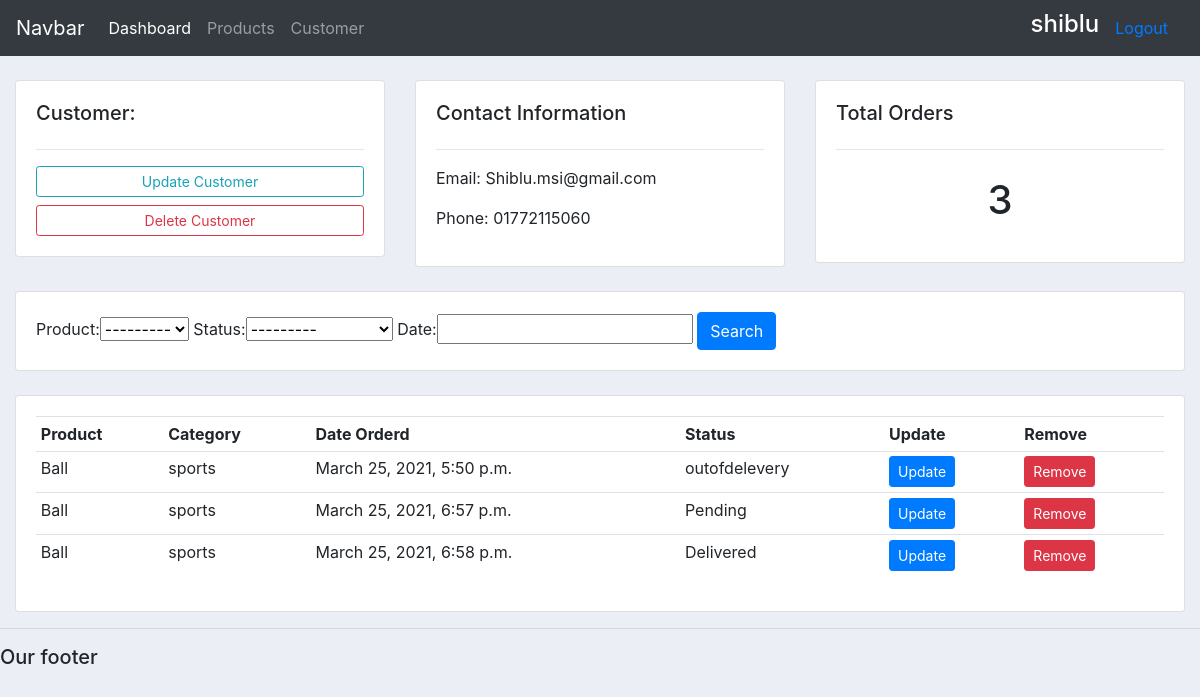
Page /customer/1 (signed in) on the committed database.
### accounts/models.py (models this page shows, shortened)
class Customer(models.Model):
    user = models.OneToOneField(User,null=True,on_delete=models.CASCADE)
    name = models.CharField(max_length=100,null=True,blank=True)
    phone = models.CharField(max_length=20,null=True,blank=True)
    email = models.CharField(max_length=50,null=True,blank=True)
    created_time = models.DateTimeField(auto_now_add=True)
    profile_pic = models.ImageField(default='download.png',null=True,blank=True)

class Order(models.Model):
    STATUS = (
        ('Pending','Pending'),
        ('outofdelevery','Out_of_Delevery'),
        ('Delivered','Delivered'),
    )
    customer = models.ForeignKey(Customer,null=True,on_delete=models.CASCADE)
    product = models.ForeignKey(Products,null=True,on_delete=models.CASCADE)
    status = models.CharField(max_length=30,null=True,choices=STATUS)
    date = models.DateTimeField(auto_now_add=True)

class Products(models.Model):
    CATEGORY = (
        ('phone','Phone'),
        ('sports','Sports'),
    )
    name = models.CharField(max_length=50,null=True,blank=True)
    price = models.FloatField(null=True)
    categori = models.CharField(max_length=20,choices=CATEGORY)
    created_time = models.DateTimeField(auto_now_add=True)
    discription = models.CharField(max_length=200,null=True)
    def __str__(self):
        return self.name

### accounts/decorator.py (the view)
		def wrapper_func(request, *args, **kwargs):
			group = None
			if request.user.groups.exists():
				group = request.user.groups.all()[0].name
			if group in allowed_roles:
				return view_func(request, *args, **kwargs)
			else:
				return HttpResponse('You are not authorized to view this page')

### accounts/decorator.py (called while the page is built)
def allowed_users(allowed_roles=[]):
	def decorator(view_func):
		def wrapper_func(request, *args, **kwargs):
			group = None
			if request.user.groups.exists():
				group = request.user.groups.all()[0].name
			if group in allowed_roles:
				return view_func(request, *args, **kwargs)
			else:
				return HttpResponse('You are not authorized to view this page')
		return wrapper_func
	return decorator

### accounts/views.py (called while the page is built)
@login_required(login_url='login')
@allowed_users(allowed_roles=['admin'])
def customer(request,pk):
    customer = Customer.objects.get(id=pk)
    order= customer.order_set.all()
    total_order = order.count()
    search_filter = formFilters(request.GET,queryset=order)
    order = search_filter.qs
    context = {
        'customer': customer,
        'total_order': total_order,
        'order': order,
        'search_filter': search_filter,
    }
    return render(request,'customer.html',context)

### Templates/customer.html
{%  extends 'main.html' %}
{% block content %}
	<br>
<div class="row">
	<div class="col-md">
		<div class="card card-body">
			<h5>Customer:</h5>
			<hr>
			<a class="btn btn-outline-info  btn-sm btn-block" href="">Update Customer</a>
			<a class="btn btn-outline-danger  btn-sm btn-block" href="">Delete Customer</a>
		</div>
	</div>
	<div class="col-md">
		<div class="card card-body">
			<h5>Contact Information</h5>
			<hr>
			<p>Email: {{customer.email}}</p>
			<p>Phone: {{customer.phone}}</p>
		</div>
	</div>
	<div class="col-md">
		<div class="card card-body">
			<h5>Total Orders</h5>
			<hr>
			<h1 style="text-align: center;padding: 10px">{{total_order}}</h1>
		</div>
	</div>
</div>
<br>
<div class="row">
	<div class="col">
		<div class="card card-body">
			<form method="get">
				{{search_filter.form}}
		    <button class="btn btn-primary" type="submit">Search</button>
		  </form>
		</div>
	</div>
</div>
<br>
<div class="row">
	<div class="col-md">
		<div class="card card-body">
			<table class="table table-sm">
				<tr>
					<th>Product</th>
					<th>Category</th>
					<th>Date Orderd</th>
					<th>Status</th>
					<th>Update</th>
					<th>Remove</th>
				</tr>
				{%for order in order%}
				<tr>
					<td>{{order.product}}</td>
					<td>{{order.product.categori}}</td>
					<td>{{order.date}}</td>
					<td>{{order.status}}</td>
					<td><a class='btn btn-primary btn-sm' href="{% url 'update_order' order.id%}">Update</a></td>
					<td><a class='btn btn-danger btn-sm' href="{% url 'update_remove' order.id%}">Remove</a></td>
				</tr>
				{%endfor%}
			</table>
		</div>
	</div>
</div>
{% endblock %}

### Templates/navbar.html (shortened to what this page needs)
<nav class="navbar navbar-expand-lg navbar-dark bg-dark">
  <a class="navbar-brand" href="#">Navbar</a>
  <div class="collapse navbar-collapse" id="navbarNav">
    <ul class="navbar-nav">
      {% if request.user.is_staff %}
      <li class="nav-item active">
        <a class="nav-link" href="{% url 'home'%}">Dashboard</a>
      </li>
      <li class="nav-item">
        <a class="nav-link" href="{% url 'products'%}">Products</a>
      </li>
      <li class="nav-item">
        <a class="nav-link" href="">Customer</a>
      </li>
      {% endif %}
    </ul>
  </div>
        <a href="{% url 'account_setting'%}"><h4 style="color : white">{{request.user}}</h4></a>
        <a class="nav-link" href="{% url 'logout'%}">Logout</a>
</nav>

### Templates/main.html (style rules this page uses)
body { background-color: #ebeff5; }

### rows in the picture
Customer: email "Shiblu.msi@gmail.com", phone "01772115060"
Order: product "Ball", product.categori "sports", date "March 25, 2021, 5:50 p.m.", status "outofdelevery"
Order: product "Ball", product.categori "sports", date "March 25, 2021, 6:57 p.m.", status "Pending"
Order: product "Ball", product.categori "sports", date "March 25, 2021, 6:58 p.m.", status "Delivered"

### other values in the picture
{{ request.user }} "shiblu"
{{ total_order }} "3"
